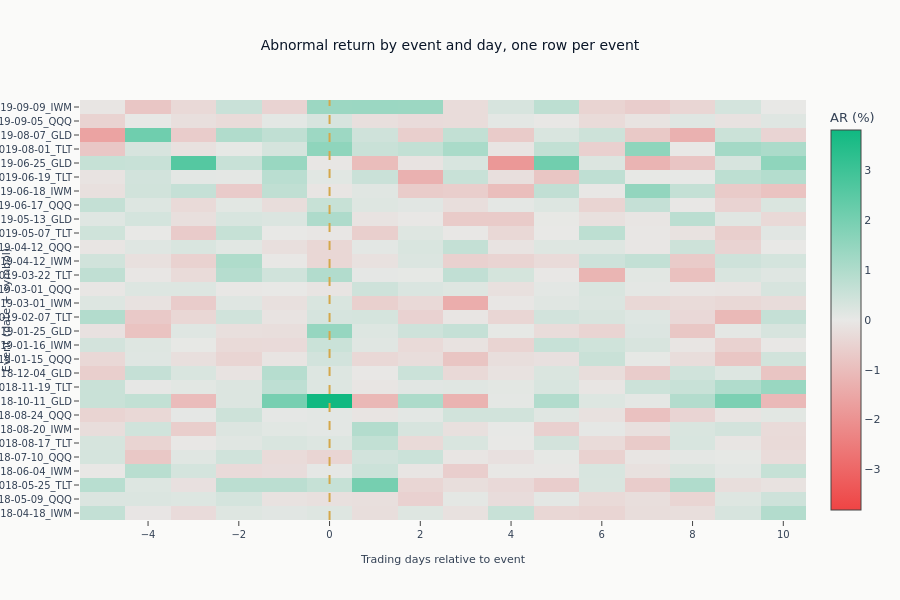

The code cell stored with this chart in its notebook:
### Markdown cell above
## Event Study Heatmap

Visualize abnormal returns across events and days to identify patterns.

### Code cell
if len(result["abnormal_returns"]) > 0:
    ar_df = result["abnormal_returns"]

    # Create unique event identifier (date + symbol can have multiple events)
    ar_df = ar_df.with_columns(
        (pl.col("event_date").dt.strftime("%Y-%m-%d") + "_" + pl.col("symbol")).alias("event_id")
    )

    # Pivot to wide format (event x day)
    ar_pivot = ar_df.pivot(on="day", index="event_id", values="ar").sort("event_id")

    # Convert to numpy for heatmap
    day_cols = sorted([c for c in ar_pivot.columns if c != "event_id"], key=lambda x: int(x))
    ar_matrix = ar_pivot.select(day_cols).to_numpy() * 100

    # Limit to 30 events for readability
    if len(ar_matrix) > 30:
        ar_matrix = ar_matrix[:30]
        event_ids = ar_pivot["event_id"].to_list()[:30]
    else:
        event_ids = ar_pivot["event_id"].to_list()

    # ML4T diverging scale centered at zero (red = negative, green = positive AR)
    diverging_scale = [
        [0.0, COLORS["negative"]],
        [0.5, COLORS["silver_muted"]],
        [1.0, COLORS["positive"]],
    ]

    fig = go.Figure(
        data=go.Heatmap(
            z=ar_matrix,
            x=day_cols,
            y=event_ids,
            colorscale=diverging_scale,
            zmid=0,
            colorbar=dict(title="AR (%)"),
        )
    )

    fig.add_vline(x=0, line_dash="dash", line_color=COLORS["amber"], line_width=2)

    fig.update_layout(
        title="Abnormal return by event and day, one row per event",
        xaxis_title="Trading days relative to event",
        yaxis_title="Event (date + symbol)",
        height=600,
    )

    show_plotly_with_alt(
        fig,
        (
            "A heatmap with one row per event, labelled by date and ticker down the left "
            "edge, and trading days relative to the event across the bottom from five "
            "before to ten after. Cells are shaded by abnormal return on a diverging "
            "scale, green for positive and red for negative, with a colour bar at the "
            "right. A dashed amber vertical line marks the event day. Most of the grid is "
            "pale, including the event-day column, where only one or two rows show a "
            "strong green; the largest individual cells, in both directions, are scattered "
            "through the pre- and post-event days rather than concentrated at day zero."
        ),
    )

### Figure 1 — Plotly figure (JSON) as saved in the notebook; plotly's stock layout.template omitted (floating-point values rounded to 4 significant figures; data arrays with more than 128 entries replaced by an {"elided": "..."} marker saying what was removed)
{"data": [{"colorbar": {"title": {"text": "AR (%)"}}, "colorscale": [[0.0, "#ef4444"], [0.5, "#e8e8e6"], [1.0, "#10b981"]], "type": "heatmap", "x": ["-5", "-4", "-3", "-2", "-1", "0", "1", "2", "3", "4", "5", "6", "7", "8", "9", "10"], "y": ["2018-04-18_IWM", "2018-05-09_QQQ", "2018-05-25_TLT", "2018-06-04_IWM", "2018-07-10_QQQ", "2018-08-17_TLT", "2018-08-20_IWM", "2018-08-24_QQQ", "2018-10-11_GLD", "2018-11-19_TLT", "2018-12-04_GLD", "2019-01-15_QQQ", "2019-01-16_IWM", "2019-01-25_GLD", "2019-02-07_TLT", "2019-03-01_IWM", "2019-03-01_QQQ", "2019-03-22_TLT", "2019-04-12_IWM", "2019-04-12_QQQ", "2019-05-07_TLT", "2019-05-13_GLD", "2019-06-17_QQQ", "2019-06-18_IWM", "2019-06-19_TLT", "2019-06-25_GLD", "2019-08-01_TLT", "2019-08-07_GLD", "2019-09-05_QQQ", "2019-09-09_IWM"], "z": {"elided": "30x16 float values"}, "zmid": 0}], "layout": {"height": 600, "shapes": [{"line": {"color": "#D4A84B", "dash": "dash", "width": 2}, "type": "line", "x0": 0, "x1": 0, "xref": "x", "y0": 0, "y1": 1, "yref": "y domain"}], "title": {"text": "Abnormal return by event and day, one row per event"}, "xaxis": {"title": {"text": "Trading days relative to event"}}, "yaxis": {"title": {"text": "Event (date + symbol)"}}}}
